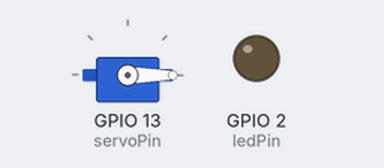
A sketch run on a simulated ESP32. Parts: servo, output pins drawn as LEDs (lit = HIGH).

Above: at 0.05 s.
At 3.95 s:
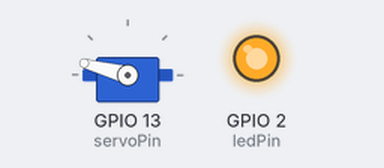
Timing chart, 0 to 5.2 s (numbered marks = the images above):
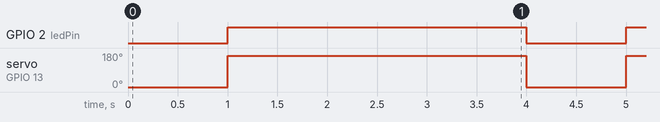

Measured:
- by itself, GPIO 2 (ledPin): alternates HIGH for 3.0 s and LOW for 1.0 s
- by itself, servo on GPIO 13 (servoPin): alternates 165° for 3.0 s and 0° for 1.0 s

The sketch:

servoSetup.ino
```cpp
#include <ESP32Servo.h>

/*
  Purpose
  - Minimal ESP32 servo test: move between 0° and ~165° once per second.
  - Turn an LED ON when the commanded servo angle is > 0°, OFF when it is 0°.

  Hardware (ESP32 DevKit + hobby servo + LED)
  - Servo
    - Signal (usually yellow/orange) -> ESP32 GPIO13 (signal only)
    - V+ (usually red)              -> +5V
    - GND (usually brown/black)     -> GND (must be common with ESP32 GND)
    Notes:
    - A micro servo like the SG90 is often OK for simple tests powered from the ESP32
      board's 5V/VIN pin (i.e., from USB), but if you see resets/jitter, use a separate
      5V supply.
    - Do not power servos from the ESP32 3.3V pin.
    - Always connect grounds together (external supply GND <-> ESP32 GND).

  - LED (any small indicator LED)
    - ESP32 GPIO2 (LED pin) -> series resistor (220Ω–1kΩ) -> LED anode (+, long leg)
    - LED cathode (-, short leg / flat side) -> GND
    Notes:
    - Many ESP32 dev boards already have a built-in LED on GPIO2; you can use that,
      or wire your own LED as above.
*/

#ifndef LED_BUILTIN
#define LED_BUILTIN 2
#endif

Servo myservo;
const int servoPin = 13;  // signal wire connected here
const int ledPin = LED_BUILTIN;

static void setAngleAndLed(int angleDeg) {
  digitalWrite(ledPin, (angleDeg > 0) ? HIGH : LOW);
  myservo.write(angleDeg);
}
void setup() {
  pinMode(ledPin, OUTPUT);
  digitalWrite(ledPin, LOW);
  myservo.attach(servoPin);
}
void loop() {
  setAngleAndLed(0);    // 0°
  delay(1000);
  setAngleAndLed(165);   // 165°
  delay(3000);
}
```
